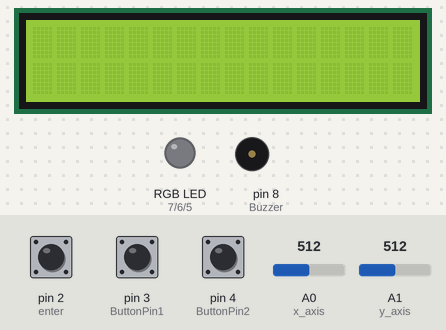
Recording of a sketch running on a simulated Arduino Uno, built with avr-gcc and run on an emulated ATmega328P. Shown: 16×2 character LCD, an RGB LED mixed from three pins (HIGH = lit), buzzer (waves = sounding). Inputs (shaded band) come from the test bench; at power-on: pin 3 (ButtonPin1) LOW, A1 (y_axis) = 512, pin 2 (enter) HIGH, pin 4 (ButtonPin2) LOW, A0 (x_axis) = 512. What the sketch prints to the serial monitor is not drawn.

Above: at 1.2 s.
1.3 s: pin 3 (ButtonPin1) pulled HIGH for 1 s
At 3.0 s:
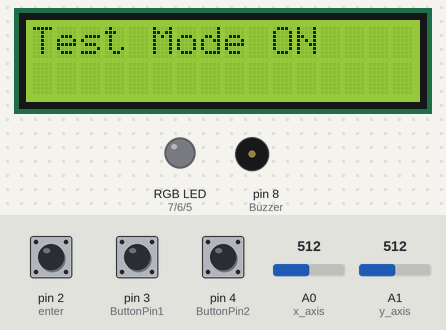
5.7 s: A1 (y_axis) set to 55
7.9 s: A1 (y_axis) set to 46
At 9.5 s:
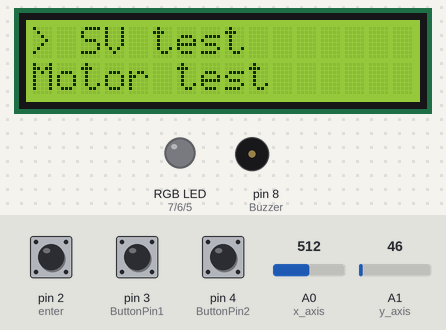
11.3 s: pin 3 (ButtonPin1) pulled HIGH for 3.2 s
At 11.9 s:
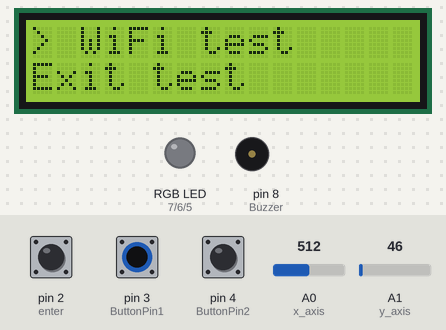
16.0 s: pin 3 (ButtonPin1) pulled HIGH for 0.7 s
At 19.6 s:
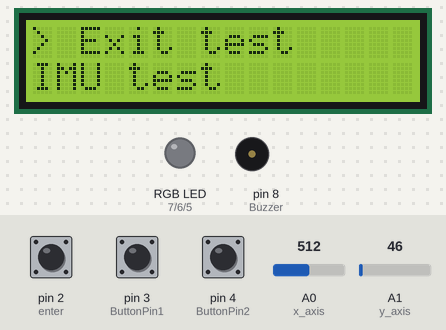
21.0 s: pin 3 (ButtonPin1) pulled HIGH for 0.7 s
At 21.5 s:
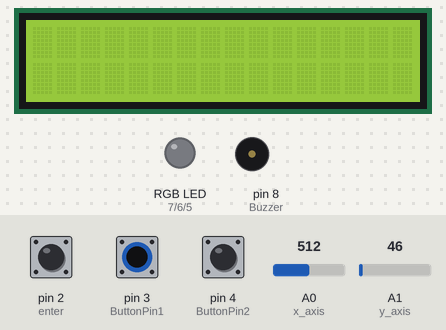
Timing chart, 0 to 24.0 s (numbered marks = the images above; inputs shaded):
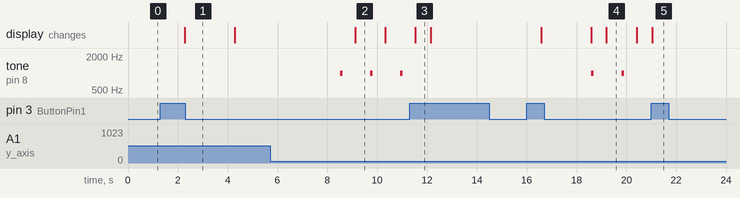

The sketch:

UAVMenu.ino
```cpp
//diagnostic testing subsystem

#include <LiquidCrystal.h>

const int rs = 22, en = 23, d4 = 9, d5 = 10, d6 = 11, d7 = 12;  //the lcd pin initialisation
LiquidCrystal lcd (rs, en, d4, d5, d6, d7);


//Pin initialisation
const int ButtonPin1 = 3;
const int ButtonPin2 = 4;
const int B = 5;
const int G = 6;
const int R = 7;
const int Buzzer = 8;

//Global Variable Initialisation
int x_axis = A0;
int y_axis = A1;
int enter = 2;
int selector = 0;
int X = 512;
int Y = 512;
int OK = 1;
bool LCDSTATE = 0;
bool check = false;
bool check2 = false;

String Mode[5] = {"IMU test", "SV test", "Motor test", "WiFi test", "Exit test"}; //Setting the menu options


bool ButtonState[3] = {};     //Array tracking the state of the buttons
int counter [3] = {};         //Array counting the number of times each button was pressed


//Function initialisation
void loop ();
void LCD (bool setup);
void Buzzerfunction ();
void ButtonCounter ();
void Button (int index);
bool DebounceButton (bool state, int index);
void JoyStick ();
void GOUP ();
void GODOWN ();
void SELECT ();
void Display ();
void RGBFunction ();
void StopLEDS();

void setup ()
{
  Serial.begin (9600);
  pinMode (ButtonPin1, INPUT);
  pinMode (ButtonPin2, INPUT);
  pinMode (R, OUTPUT);
  pinMode (G, OUTPUT);
  pinMode (B, OUTPUT);
  pinMode (Buzzer, OUTPUT);
  pinMode (x_axis, INPUT);
  pinMode (y_axis, INPUT);
  pinMode (enter, INPUT);
  digitalWrite (enter, HIGH);
  lcd.begin (16, 2);
  lcd.noDisplay ();
}
//Starting 3 main functions
void loop ()
{
  LCD (1);
  JoyStick ();
  ButtonCounter ();
}

void LCD (bool setup)
{
  if (counter [1]%2 && !check2) {lcd.clear (); lcd.display (); lcd.print ("Test Mode ON"), delay (2000), lcd.clear (), Display (), check2 = true; check = false;}  //sets up the start-up button (depending on how many times the button has been pressed)
  if (counter [1]%2 == 0) {lcd.noDisplay (); StopLEDS (); delay (500); check = false; check2 = false;}
  if (Y > 1000 && counter [1]%2 && !check) {                                                   //checks if there is a upwards joystick input and whether the display is on and whether the user is in the main menu
    Buzzerfunction ();                                                                         //Buzz sound
    delay (500);                                                                               //Small delay to prevent any component interference
    if (selector > 0) selector--;                                                              //Selector is the variable which is used to navigate the menu
    else selector = 4;
    Display ();}                                                                               //Displays the current options

  else if (Y < 50 && counter [1]%2 && !check) {                                                //Same approach for the downward movement
    Buzzerfunction ();
    delay (500);
    if (selector < 4) selector++;
    else selector = 0;
    Display ();}

  else if (!OK && counter [1]%2 && !check) {delay (500), check = !check, SELECT ();}            //Checks if there has been a click and if so, marks that the user is no longer inside the main menu
  else if (!OK && counter [1]%2 && check) {Buzzerfunction (); Display (); StopLEDS (); check = !check;}   //Returns the user to the main menu if he clicks and is currently in a different menu
}
//Joystick "Click" function
void SELECT ()
{
  Serial.println (selector);
  int shadow = selector;        //this variable records the previous value of the menu selector so as not to lose by accidentally inputing a joystick command whilist in a different menu
  Buzzerfunction ();            //Buzz
  switch (selector){            //Depending on the current menu option, the tests will be initialised
    case 0: {lcd.clear (); lcd.print ("IMU Testing..."); delay (100); RGBFunction (); break;}
    case 1: {lcd.clear (); lcd.print ("SV Testing..."); delay (100); RGBFunction (); break;}
    case 2: {lcd.clear (); lcd.print ("Motor Testing..."); delay (100); RGBFunction (); break;}
    case 3: {lcd.clear (); lcd.print ("WiFi Testing..."); delay (100); RGBFunction (); break;}
    case 4: {lcd.clear (); lcd.clear (); lcd.print ("Goodbye!"); delay (1000); lcd.clear (); selector = 0; Display(); lcd.noDisplay(); counter [1]++; check2 = false; break;} //Closes the Tester and resets the variables
  }
  selector = shadow;            //returns the value recorded value to the menu index
}

void Display ()                 //Function to display the current options
{
  StopLEDS();                   //make sure to turn off any stray LED's
  //Serial.println (selector);
  lcd.clear ();
  lcd.setCursor (0, 0);
  lcd.print ("> " + Mode [selector]);
  lcd.setCursor (0, 1);
  if (selector < 4)
  lcd.print (Mode [selector+1]);
  else lcd.print (Mode [0]);
}

void RGBFunction ()            //RGB requested setup
{
  bool error = false;
  for (int i = 1; i<=10; i++) {
  ButtonCounter ();
  if (counter [2] % 2) error = true;
  digitalWrite (B, LOW);
  delay (200);
  digitalWrite (B, HIGH);
  delay (200);
  }
  StopLEDS ();
  if (error) {digitalWrite (R, HIGH); lcd.clear (); lcd.print ("System Not"); lcd.setCursor (8, 1); lcd.print ("Working!"); lcd.setCursor (0,0);}
  else {digitalWrite (G, HIGH); lcd.clear (); lcd.print ("System Ready!");}
  counter [2] = 0;
}

void StopLEDS () //Stops the RGB
{
  digitalWrite (R, LOW);
  digitalWrite (G, LOW);
  digitalWrite (B, LOW);
}

void JoyStick ()      //Joystick function with additional commands to visualise the input values, in order to keep track of them
{
  X = analogRead (x_axis);
  Y = analogRead (y_axis);
  OK = digitalRead (enter);
  delay (100);
  Serial.println ("Switch: ");
  Serial.println (OK);
  Serial.println ("\n");
  Serial.println ("X Axis: ");
  Serial.println (X);
  Serial.println ("\n");
  Serial.println ("Y axis: ");
  Serial.println (Y);
  Serial.println ("\n");
  delay (500);
}

void ButtonCounter ()   //Starts the two individual button counters
{
  Button(1);
  Button(2);
}

void Button (int index)     //Single function to count the buttons for both buttons, using arrays and index
{
  //Serial.println (ButtonState [index]);
  if (DebounceButton (ButtonState [index], index) == true && ButtonState [index] == false)
    {
      ButtonState[index] = true;
      counter[index]++;
      //Serial.println (counter[index]);
    }
  else if (DebounceButton (ButtonState[index], index) == false && ButtonState [index] == true)
  {
    ButtonState [index] = false;
  }
}

bool DebounceButton (bool state, int index)             //Debounce function used previously
{
  bool stateNow;
  if (index == 1) stateNow = digitalRead(ButtonPin1);
  else stateNow = digitalRead(ButtonPin2);
  if (state != stateNow)                            //debounces the value with a 10 milisecond range
  {
    delay(10);
    if (index == 1)stateNow = digitalRead(ButtonPin1);
    else stateNow = digitalRead(ButtonPin2);
  }
  return stateNow;
}

void Buzzerfunction ()                                  //Buzz function
{
  tone (Buzzer, 1000);
  delay (100);
  noTone (Buzzer);
}
```

Measured:
- the behaviour switches between 50 and 49 on A1 (y_axis) (found by bisection; images 1 and 2)
- after the input at 1.3 s, the display: changes after 0.98 s (image 1)
- after the input at 5.7 s, every drawn part: stays the same
- after the input at 7.9 s, tone on pin 8 (Buzzer): alternates 1000 Hz for 0.10 s and silent for 1.1 s, starting after 0.61 s; the display: changes after 1.2 s (image 2)
- after the input at 11.3 s, tone on pin 8 (Buzzer): stops changing and stays silent
- after the input at 16.0 s, tone on pin 8 (Buzzer): alternates 1000 Hz for 0.10 s and silent for 1.1 s, starting after 2.6 s; the display: first changes after 0.58 s (image 4 shows a later state)
- after the input at 21.0 s, tone on pin 8 (Buzzer): stops changing and stays silent; the display: changes at once (image 5)
- what the display in image 2 shows lasts 1.2 s, from 9.1 s to 10.3 s
